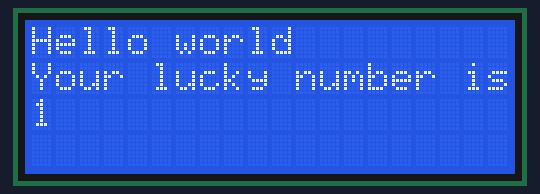
This sketch was run on a simulated Arduino Nano, built with avr-gcc and run on an emulated ATmega328P. Shown: 20×4 character LCD.

Above: at 0.2 s.
At 3.3 s:
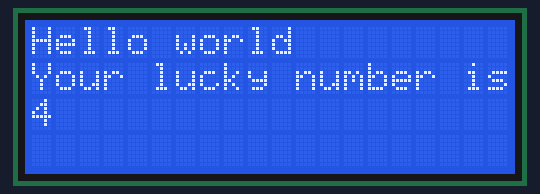
At 8.4 s:
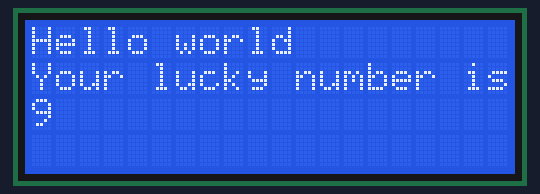
At 14.7 s:
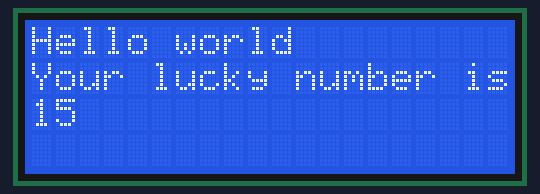
At 19.8 s:
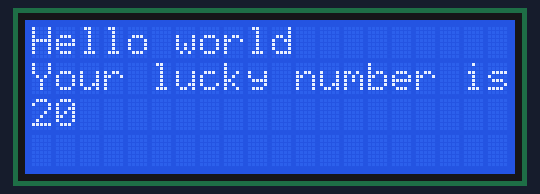
At 38.5 s:
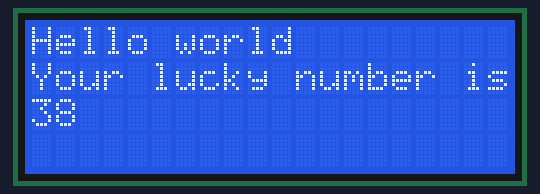

The sketch:

lcd_test_2_hello_world.ino
```cpp
// (licence header left out)
#include <Wire.h>
#include <LCD.h>
#include <LiquidCrystal_I2C.h>

#define I2C_ADDR    0x27  // Define I2C Address where the PCF8574A is
#define BACKLIGHT_PIN     3
#define En_pin  2
#define Rw_pin  1
#define Rs_pin  0
#define D4_pin  4
#define D5_pin  5
#define D6_pin  6
#define D7_pin  7

long n = 1;
long timeout;

LiquidCrystal_I2C  lcd(I2C_ADDR, En_pin, Rw_pin, Rs_pin, D4_pin, D5_pin, D6_pin, D7_pin);


void setup()
{
  lcd.begin (20, 4);
  lcd.setBacklightPin(BACKLIGHT_PIN, POSITIVE);
  lcd.setBacklight(HIGH);
  lcd.clear();
}

void loop()
{
  if (millis() > timeout) {
    lcd.home();
    lcd.print("Hello world");
    lcd.setCursor(0, 1);
    lcd.print("Your lucky number is ");
    lcd.setCursor(0, 2);
    lcd.print(n++);
    timeout = millis() + 1000;
  }
}
```

Measured:
- what the display in image 1 shows lasts 1.0 s, from 3.2 s to 4.2 s
